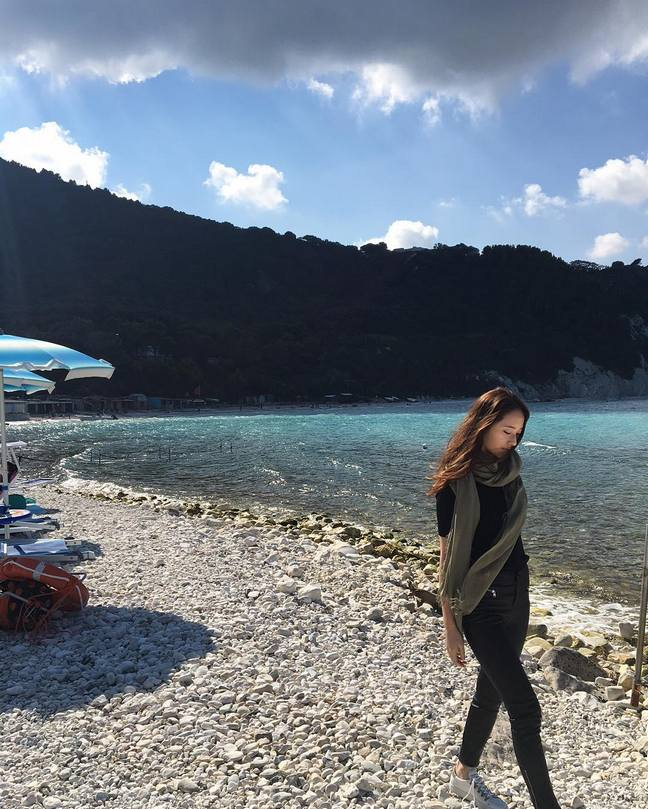
//> input picture krystal.jpg, 648 x 809 px
$ ./garyScale   (built with g++ and OpenCV 4)
//> lines starting //> are read from the running program, lines starting //| are printed output that depends on the picture; after the words box and inside, x2 and y2 are one past the last pixel; in counts of white or black regions, pixels touching at a corner belong together
#include <iostream>
#include <opencv2/imgcodecs/imgcodecs.hpp>
#include <opencv2/highgui/highgui.hpp>
#include <opencv2/imgproc/imgproc.hpp>

using namespace std;
using namespace cv;
static int STEP;


Mat traverse1(const Mat& src);
Mat traverse2(const Mat& src);
Mat traverse3(const Mat& src);
Mat traverse4(const Mat& src);

int main(void)
{
	Mat img = imread("../krystal.jpg", 0);
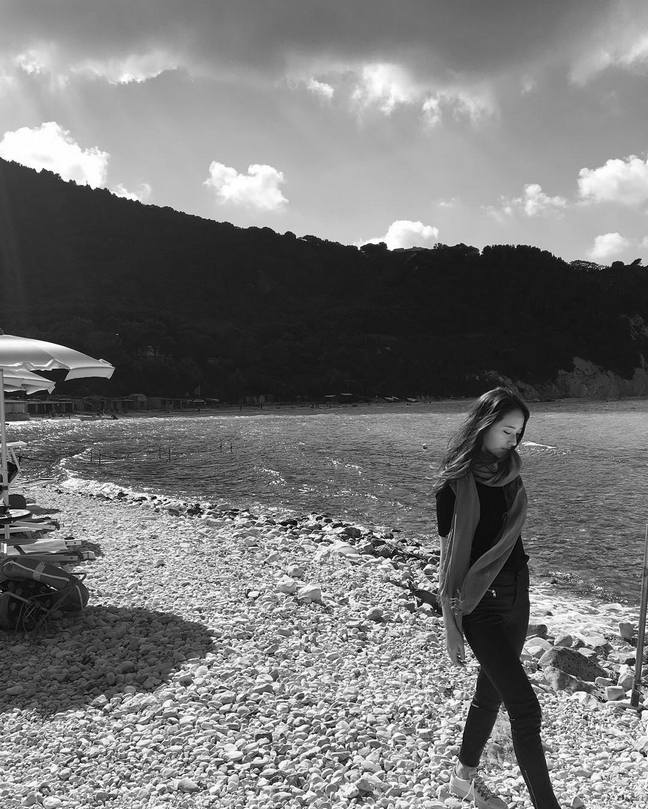
//> img: 809 rows x 648 cols, CV_8UC1; min 0, max 255, mean 119
	double t = (double)getTickCount();
	for (int K = 1; K <= 8; ++K)
	{
		STEP = 256 / (1 << K);
		string str;
		Mat traveImg = traverse1(img);
		cv::imwrite("k1" + to_string(K) + ".jpg", traveImg);
	}
//> this loop made 8 passes
//> pass 1, `Mat traveImg = traverse1(img);`:
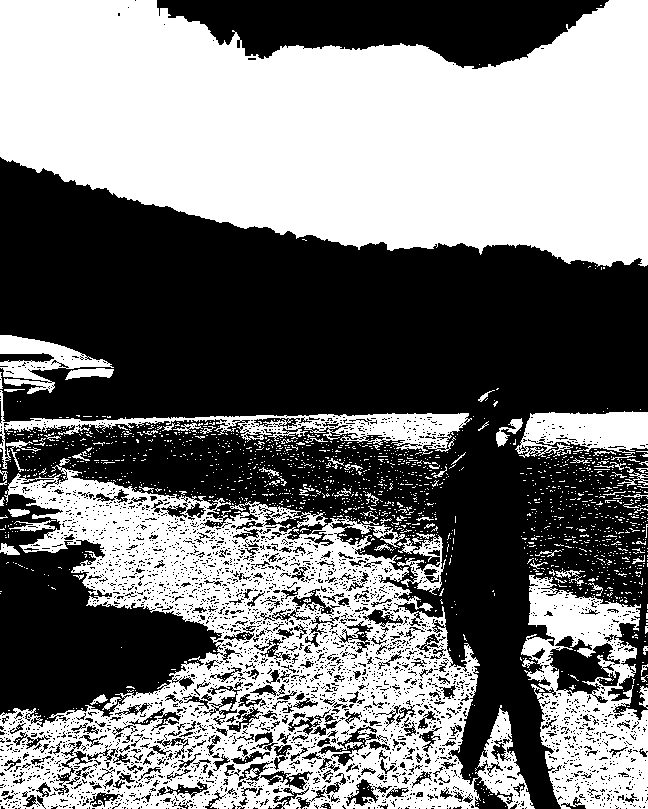
//> traveImg: 809 rows x 648 cols, CV_8UC1; values 0 (black) and 128 (white), 47.8% white; 1808 white regions (1728 under 20 px), largest, box (x1, y1, x2, y2) and area: (0, 0, 648, 267) 127742, (0, 465, 535, 809) 82845, (521, 575, 648, 809) 16175
//> pass 2, `Mat traveImg = traverse1(img);`:
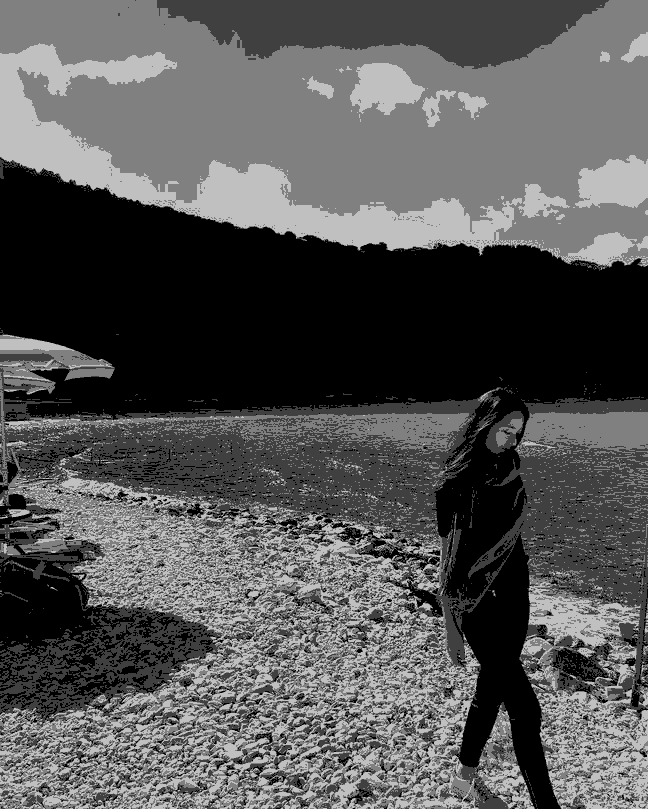
//> traveImg: 809 rows x 648 cols, CV_8UC1; min 0, max 192, mean 85.6
//> pass 3, `Mat traveImg = traverse1(img);`:
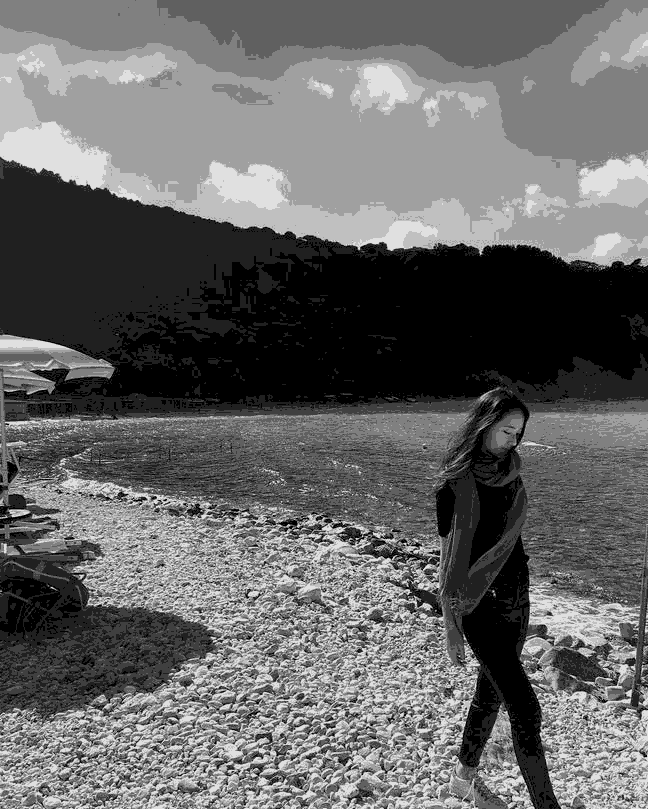
//> traveImg: 809 rows x 648 cols, CV_8UC1; min 0, max 224, mean 102.3
	t = 1000 * ((double)getTickCount() - t) / getTickFrequency();
	cout << "Times" << t << endl;
	cv::waitKey(0);
	return 0;
}

Mat traverse1(const Mat& src)
{
	switch (src.channels())
	{
	case 1:
	{
		// [10 lines of commented-out code are left out]
		Mat_<uchar> dst = Mat(src.size(), src.type());
		uchar table[256] = {};
		for (int i = 0; i < 256; ++i)
			table[i] = STEP*(i / STEP);
		for (int i = 0; i < src.rows; ++i)
			for (int j = 0; j < src.cols; ++j)
				dst(i, j) = table[src.at<uchar>(i, j)];
		return dst;
		break;
	}


	case 3:
	{
		Mat dst = Mat(src.size(), src.type());
		for (int i = 0; i < src.rows; ++i)
			for (int j = 0; j < src.cols; ++j)
			{
				int bVal = src.at<cv::Vec3b>(i, j)[0];
				int gVal = src.at<cv::Vec3b>(i, j)[1];
				int rVal = src.at<cv::Vec3b>(i, j)[2];

				int step = STEP;
				while (bVal > step)
					step += STEP;
				dst.at<cv::Vec3b>(i, j)[0] = step;

				step = STEP;
				while (gVal > step)
					step += STEP;
				dst.at<cv::Vec3b>(i, j)[1] = step;

				step = STEP;
				while (rVal > step)
					step += STEP;
				dst.at<cv::Vec3b>(i, j)[2] = step;
				// [10 lines of commented-out code are left out]
			}
		return dst;
		break;
	}

	default:
		break;
	}
}
// [150 lines left out: functions traverse2, traverse3, traverse4, not called in this run]
